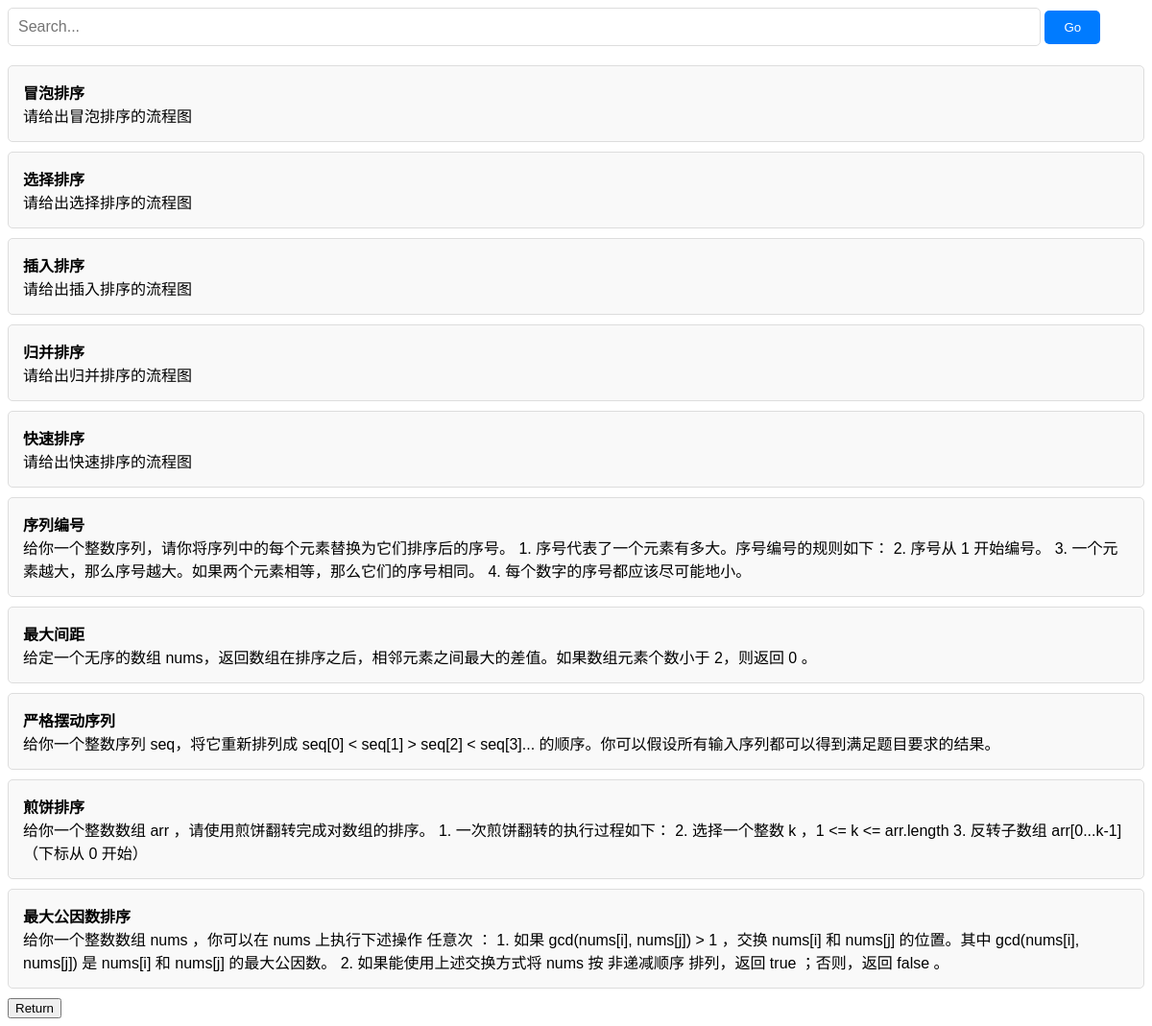
Screenshot of /student_home (signed in) with the database file from the repository.
### tables this page shows
CREATE TABLE questions (
                    id NOT NULL,
                    title TEXT NOT NULL,
                    content TEXT NOT NULL
                );

### app.py (the view)
@app.route('/student_home')
def student_home():
    user_id = session.get('user_id', None)
    if user_id is None:
        return redirect(url_for('login'))
    conn = get_db_connection()
    cur = conn.cursor()
    cur.execute(f'SELECT title, content FROM questions')
    results = []
    result = cur.fetchall()
    for res in result:
        tmp = {}
        tmp['title'] = res[0]
        tmp['description'] = res[1]
        results.append(tmp)
    return render_template('index.html', results=results)

### app.py (called while the page is built)
def get_db_connection():
    conn = sqlite3.connect('database.db')
    return conn

### templates/index.html (shortened to what this page needs)
<!DOCTYPE html>
<html lang="en">
<head>
<link rel="stylesheet" href="{{ url_for('static', filename='css/index.css') }}">
</head>
<body>
<div class="search-container">
    <form action="/search" method="get">
        <input type="text" placeholder="Search..." name="search">
        <input type="submit" value="Go">
    </form>
</div>
{% for item in results %}
<a href="{{ url_for('draw', title=item.title, description=item.description) }}" class="comment-link">
    <div class="comment-box">
        <div class="username"><strong>{{ item.title }}</strong></div>
        <div class="comment-content">{{ item.description }}</div>
    </div>
</a>
{% endfor %}
<button id="returnButton">Return</button>
</body>
</html>

### static/CSS/index.css (style rules this page uses)
.search-container { margin-bottom: 20px; }
.search-container input[type="text"] { padding: 10px; font-size: 16px; border: 1px solid #ddd; border-radius: 5px; width: calc(100% - 130px); }
.search-container input[type="submit"] { padding: 10px 20px; background-color: #007bff; color: white; border: none; border-radius: 5px; cursor: pointer; }
body { font-family: Arial, sans-serif; }
.comment-link { text-decoration: none; color: black; display: block; margin-bottom: 10px; }
.comment-box { border: 1px solid #ddd; padding: 15px; border-radius: 5px; background-color: #f9f9f9; }

### rows the page displays
questions: title "冒泡排序", description "请给出冒泡排序的流程图"
questions: title "选择排序", description "请给出选择排序的流程图"
questions: title "插入排序", description "请给出插入排序的流程图"
questions: title "归并排序", description "请给出归并排序的流程图"
questions: title "快速排序", description "请给出快速排序的流程图"
questions: title "序列编号", description "给你一个整数序列，请你将序列中的每个元素替换为它们排序后的序号。 1. 序号代表了一个元素有多大。序号编号的规则如下： 2. 序号从 1 开始编号。 3. 一个元素越大，那么序号越大。如果两个元素相等，那么它们的序号相同。 4. 每个数字的序号都应该尽可能地小。"
questions: title "最大间距", description "给定一个无序的数组 nums，返回数组在排序之后，相邻元素之间最大的差值。如果数组元素个数小于 2，则返回 0 。"
questions: title "严格摆动序列", description "给你一个整数序列 seq，将它重新排列成 seq[0] < seq[1] > seq[2] < seq[3]... 的顺序。你可以假设所有输入序列都可以得到满足题目要求的结果。"
questions: title "煎饼排序", description "给你一个整数数组 arr ，请使用煎饼翻转完成对数组的排序。 1. 一次煎饼翻转的执行过程如下： 2. 选择一个整数 k ，1 <= k <= arr.length 3. 反转子数组 arr[0...k-1]（下标从 0 开始）"
questions: title "最大公因数排序", description "给你一个整数数组 nums ，你可以在 nums 上执行下述操作 任意次 ： 1. 如果 gcd(nums[i], nums[j]) > 1 ，交换 nums[i] 和 nums[j] 的位置。其中 gcd(nums[i], nums[j]) 是 nums[i] 和 nums[j] 的最大公因数。 2. 如果能使用上述交换方式将 nums 按 非递减顺序 排列，返回 true ；否则，返回 false 。"
